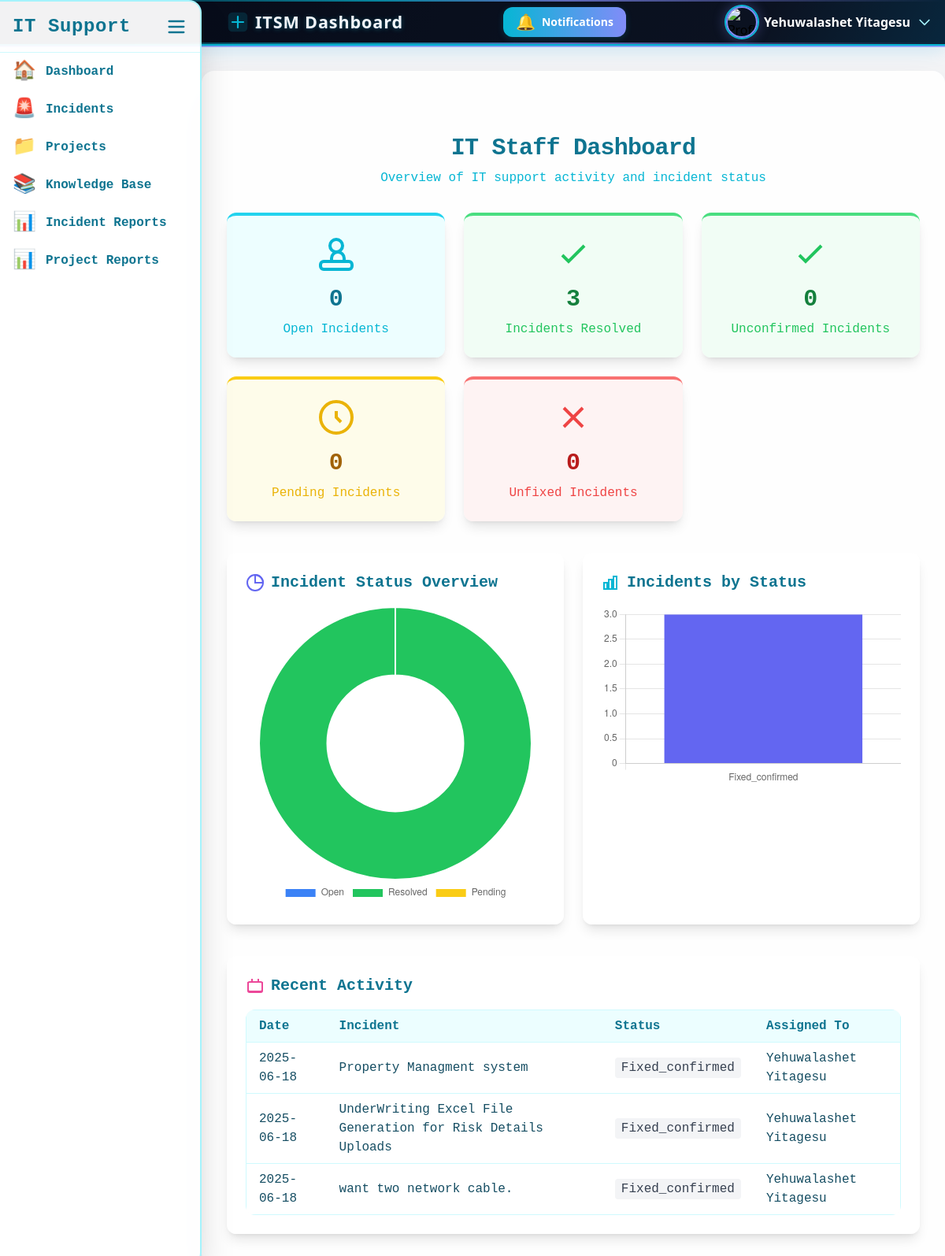
The page /it_staff/it_staff_dashboard.php (signed in) on the database its author committed.
### tables this page shows
CREATE TABLE `users` (
  `id` int(11) NOT NULL,
  `name` varchar(100) DEFAULT NULL,
  `email` varchar(100) DEFAULT NULL,
  `password` varchar(255) DEFAULT NULL,
  `role` enum('admin','staff','user') NOT NULL,
  `job_position` varchar(255) DEFAULT NULL,
  `created_at` timestamp NOT NULL DEFAULT current_timestamp(),
  `force_password_change` tinyint(1) DEFAULT 1,
  `branch_id` int(11) DEFAULT NULL,
  `profile_picture` varchar(255) DEFAULT NULL,
  `is_active` tinyint(1) NOT NULL DEFAULT 1
);

CREATE TABLE `incidents` (
  `id` int(11) NOT NULL,
  `title` varchar(255) DEFAULT NULL,
  `description` text DEFAULT NULL,
  `status` enum('pending','assigned','not fixed','fixed','rejected','support','reopened','fixed_confirmed') DEFAULT 'pending',
  `priority` enum('low','medium','high') DEFAULT 'medium',
  `assigned_to` int(11) DEFAULT NULL,
  `submitted_by` int(11) DEFAULT NULL,
  `created_at` timestamp NOT NULL DEFAULT current_timestamp(),
  `branch_id` int(11) DEFAULT NULL,
  `assigned_date` datetime DEFAULT NULL,
  `fixed_date` datetime DEFAULT NULL,
  `category_id` int(11) DEFAULT NULL,
  `saved_amount` decimal(10,2) DEFAULT NULL,
  `remark` text DEFAULT NULL,
  `rejected_by` int(11) DEFAULT NULL,
  `rejection_reason` text DEFAULT NULL,
  `rejected_at` datetime DEFAULT NULL
);

### it_staff/it_staff_dashboard.php (the view, shortened to what this page needs)
<?php
    require_once '../config/db.php';
?>
<!DOCTYPE html>
<html lang="en">
<head>
  <script src="https://cdn.tailwindcss.com"></script>
</head>
<body class="bg-gray-100 text-black">
  <?php include '../includes/sidebar.php'; ?>
    <?php include '../header.php'; ?>
    <?php
    $stmt = $pdo->prepare("SELECT
      SUM(status IN ('assigned', 'support')) AS open_count,
      SUM(status = 'fixed_confirmed') AS resolved_count,
      SUM(status = 'not fixed') AS unfixed_count,
      SUM(status = 'fixed') AS pending_confirm_count,
      SUM(status = 'pending') AS pending_count
      FROM incidents
      WHERE assigned_to = :user_id");
    $stmt->bindParam(':user_id', $_SESSION['user_id'], PDO::PARAM_INT);
    $stmt->execute();
    $row = $stmt->fetch(PDO::FETCH_ASSOC);
    $openIncidents = $row['open_count'] ?? 0;
    $resolvedIncidents = $row['resolved_count'] ?? 0;
    $pendingResolvedIncidents = $row['pending_confirm_count'] ?? 0;
    $pendingIncidents = $row['pending_count'] ?? 0;
    $unfixedIncidents = $row['unfixed_count'] ?? 0;
    $categories = [];
    $categoryCounts = [];
    $catStmt = $pdo->prepare("SELECT status, COUNT(*) as count FROM incidents WHERE assigned_to = :user_id GROUP BY status");
    $catStmt->bindParam(':user_id', $_SESSION['user_id'], PDO::PARAM_INT);
    $catStmt->execute();
    while ($catRow = $catStmt->fetch(PDO::FETCH_ASSOC)) {
      $categories[] = ucfirst($catRow['status']);
      $categoryCounts[] = $catRow['count'];
    }
    $recentIncidents = [];
    $recentStmt = $pdo->prepare("SELECT created_at, title, status, assigned_to FROM incidents WHERE assigned_to = :user_id ORDER BY created_at DESC LIMIT 3");
    $recentStmt->bindParam(':user_id', $_SESSION['user_id'], PDO::PARAM_INT);
    $recentStmt->execute();
    while ($recentRow = $recentStmt->fetch(PDO::FETCH_ASSOC)) {
      $assignedName = '';
      if (!empty($recentRow['assigned_to'])) {
        $userStmt = $pdo->prepare("SELECT name FROM users WHERE id = ?");
        $userStmt->execute([$recentRow['assigned_to']]);
        $user = $userStmt->fetch(PDO::FETCH_ASSOC);
        $assignedName = $user['name'] ?? '';
      }
      $recentRow['assigned_to'] = $assignedName;
      $recentIncidents[] = $recentRow;
    }
    ?>
    <main class="ml-64 px-0 py-0">
      <div class="max-w-6xl mx-auto bg-white bg-opacity-95 rounded-2xl shadow-2xl px-8 py-10 pt-20 fade-in tech-border glow mt-8">
      <h1 class="text-3xl font-extrabold text-center text-cyan-700 mb-2 tracking-tight font-mono">IT Staff Dashboard</h1>
      <p class="text-center text-cyan-500 mb-8 font-mono">Overview of IT support activity and incident status</p>
      <div class="grid grid-cols-1 md:grid-cols-3 gap-6 mb-10">
        <a href="my_incidents.php?statuss=assigned" class="bg-cyan-50 bg-opacity-90 rounded-xl shadow-lg p-6 flex flex-col items-center border-t-4 border-cyan-400 hover:scale-105 transition-transform duration-200">
          <svg class="w-12 h-12 text-cyan-500 mb-4" fill="none" stroke="currentColor" stroke-width="2" viewBox="0 0 24 24">
          <path d="M9 17v-2a4 4 0 0 1 8 0v2"></path>
          <circle cx="12" cy="7" r="4"></circle>
          <rect x="2" y="17" width="20" height="5" rx="2"></rect>
          </svg>
          <div class="text-3xl font-extrabold font-mono text-cyan-700"><?php echo $openIncidents; ?></div>
          <div class="text-cyan-500 mt-2 font-mono">Open Incidents</div>
        </a>
        <a href="my_incidents.php?statuss=fixed_confirmed" class="bg-green-50 bg-opacity-90 rounded-xl shadow-lg p-6 flex flex-col items-center border-t-4 border-green-400 hover:scale-105 transition-transform duration-200">
          <svg class="w-12 h-12 text-green-500 mb-4" fill="none" stroke="currentColor" stroke-width="2" viewBox="0 0 24 24">
          <path d="M5 13l4 4L19 7"></path>
          </svg>
          <div class="text-3xl font-extrabold font-mono text-green-700"><?php echo $resolvedIncidents; ?></div>
          <div class="text-green-500 mt-2 font-mono">Incidents Resolved</div>
        </a>
        <a href="my_incidents.php?statuss=fixed" class="bg-green-50 bg-opacity-90 rounded-xl shadow-lg p-6 flex flex-col items-center border-t-4 border-green-400 hover:scale-105 transition-transform duration-200">
          <svg class="w-12 h-12 text-green-500 mb-4" fill="none" stroke="currentColor" stroke-width="2" viewBox="0 0 24 24">
          <path d="M5 13l4 4L19 7"></path>
          </svg>
          <div class="text-3xl font-extrabold font-mono text-green-700"><?php echo $pendingResolvedIncidents; ?></div>
          <div class="text-green-500 mt-2 font-mono">Unconfirmed Incidents</div>
        </a>
        <a href="my_incidents.php?statuss=pending" class="bg-yellow-50 bg-opacity-90 rounded-xl shadow-lg p-6 flex flex-col items-center border-t-4 border-yellow-400 hover:scale-105 transition-transform duration-200">
          <svg class="w-12 h-12 text-yellow-500 mb-4" fill="none" stroke="currentColor" stroke-width="2" viewBox="0 0 24 24">
          <path d="M12 8v4l3 3"></path>
          <circle cx="12" cy="12" r="10"></circle>
          </svg>
          <div class="text-3xl font-extrabold font-mono text-yellow-700"><?php echo $pendingIncidents; ?></div>
          <div class="text-yellow-500 mt-2 font-mono">Pending Incidents</div>
        </a>
        <a href="my_incidents.php?statuss=not fixed" class="bg-red-50 bg-opacity-90 rounded-xl shadow-lg p-6 flex flex-col items-center border-t-4 border-red-400 hover:scale-105 transition-transform duration-200">
          <svg class="w-12 h-12 text-red-500 mb-4" fill="none" stroke="currentColor" stroke-width="2" viewBox="0 0 24 24">
            <path d="M6 18L18 6M6 6l12 12"></path>
          </svg>
          <div class="text-3xl font-extrabold font-mono text-red-700"><?php echo $unfixedIncidents; ?></div>
          <div class="text-red-500 mt-2 font-mono">Unfixed Incidents</div>
        </a>
      </div>
      <div class="grid grid-cols-1 md:grid-cols-2 gap-6 mb-10">
      <div class="bg-white bg-opacity-90 rounded-xl shadow-lg p-6">
        <h2 class="text-xl font-semibold mb-4 flex items-center gap-2 text-cyan-700 font-mono">
        <svg class="w-6 h-6 text-indigo-500" fill="none" stroke="currentColor" stroke-width="2" viewBox="0 0 24 24">
          <circle cx="12" cy="12" r="10"></circle>
          <path d="M12 2a10 10 0 0 1 10 10h-10z"></path>
        </svg>
        Incident Status Overview
        </h2>
        <canvas id="pieChart" height="180"></canvas>
      </div>
      <div class="bg-white bg-opacity-90 rounded-xl shadow-lg p-6">
        <h2 class="text-xl font-semibold mb-4 flex items-center gap-2 text-cyan-700 font-mono">
        <svg class="w-6 h-6 text-cyan-500" fill="none" stroke="currentColor" stroke-width="2" viewBox="0 0 24 24">
          <rect x="3" y="12" width="4" height="8"></rect>
          <rect x="9" y="8" width="4" height="12"></rect>
          <rect x="15" y="4" width="4" height="16"></rect>
        </svg>
        Incidents by Status
        </h2>
        <canvas id="barChart" height="180"></canvas>
      </div>
      </div>
      <div class="bg-white bg-opacity-90 rounded-xl shadow-lg p-6">
      <h2 class="text-xl font-semibold mb-4 flex items-center gap-2 text-cyan-700 font-mono">
        <svg class="w-6 h-6 text-pink-500" fill="none" stroke="currentColor" stroke-width="2" viewBox="0 0 24 24">
        <path d="M3 7v10a2 2 0 0 0 2 2h14a2 2 0 0 0 2-2V7"></path>
        <path d="M16 3v4"></path>
        <path d="M8 3v4"></path>
        <rect x="3" y="7" width="18" height="13" rx="2"></rect>
        </svg>
        Recent Activity
      </h2>
      <div class="overflow-x-auto rounded-xl shadow-inner">
        <table class="min-w-full border border-cyan-100 bg-white bg-opacity-90 font-mono text-cyan-900">
        <thead>
          <tr class="bg-cyan-50 text-cyan-700 text-left">
          <th class="py-2 px-4 font-bold">Date</th>
          <th class="py-2 px-4 font-bold">Incident</th>
          <th class="py-2 px-4 font-bold">Status</th>
          <th class="py-2 px-4 font-bold">Assigned To</th>
          </tr>
        </thead>
        <tbody>
          <?php foreach ($recentIncidents as $incident): ?>
          <tr class="border-t border-cyan-100 hover:bg-cyan-50 transition">
            <td class="py-2 px-4"><?php echo htmlspecialchars(date('Y-m-d', strtotime($incident['created_at']))); ?></td>
            <td class="py-2 px-4"><?php echo htmlspecialchars($incident['title']); ?></td>
            <td class="py-2 px-4">
            <?php
            $status = $incident['status'];
            $statusClass = [
              'not fixed' => 'bg-blue-100 text-blue-700',
              'assigned' => 'bg-blue-100 text-blue-700',
              'support' => 'bg-blue-100 text-blue-700',
              'fixed' => 'bg-green-100 text-green-700',
              'pending' => 'bg-yellow-100 text-yellow-700',
              'rejected' => 'bg-red-100 text-red-700'
            ];
            ?>
            <span class="<?php echo $statusClass[$status] ?? 'bg-gray-100 text-gray-700'; ?> px-2 py-1 rounded">
              <?php echo htmlspecialchars(ucfirst($status)); ?>
            </span>
            </td>
            <td class="py-2 px-4"><?php echo htmlspecialchars($incident['assigned_to']); ?></td>
          </tr>
          <?php endforeach; ?>
        </tbody>
        </table>
      </div>
      </div>
      </div>
    </main>
    <script>
      // Pie Chart
      new Chart(document.getElementById('pieChart'), {
      type: 'doughnut',
      data: {
        labels: ['Open', 'Resolved', 'Pending'],
        datasets: [{
        data: [
          <?php echo $openIncidents; ?>,
          <?php echo $resolvedIncidents; ?>,
          <?php echo $pendingIncidents; ?>
        ],
        backgroundColor: ['#3b82f6', '#22c55e', '#facc15'],
        borderWidth: 2
        }]
      },
      options: {
        plugins: {
        legend: { display: true, position: 'bottom' }
        }
      }
      });
      // Bar Chart
      new Chart(document.getElementById('barChart'), {
      type: 'bar',
      data: {
        labels: <?php echo json_encode($categories); ?>,
        datasets: [{
        label: 'Incidents',
        data: <?php echo json_encode($categoryCounts); ?>,
        backgroundColor: ['#6366f1', '#06b6d4', '#f59e42', '#a78bfa', '#f87171', '#34d399', '#fbbf24']
        }]
      },
      options: {
        plugins: {
        legend: { display: false }
        },
        scales: {
        y: { beginAtZero: true }
        }
      }
      });
    </script>
</body>
</html>

### header.php (shortened to what this page needs)
<?php
include 'config/db.php';
$user_id = $_SESSION['user_id'];
$stmt = $pdo->prepare("SELECT * FROM users WHERE id = ?");
$stmt->execute([$user_id]);
$user = $stmt->fetch(PDO::FETCH_ASSOC);
if (isset($user['profile_picture']) && !empty($user['profile_picture'])) {
  $user['profile_image'] = '../uploads/' . $user['profile_picture'];
} else {
  $user['profile_image'] = '../uploads/default_avatar.png';
}
?>
<header id="header" class="header-animated-bg shadow-md px-4 pl-72 flex justify-between items-center relative overflow-visible" style="min-height:54px;height:58px;">
  <h1 class="header-title">
    <svg width="28" height="28" fill="none" viewBox="0 0 32 32">
      <rect x="2" y="2" width="28" height="28" rx="6" fill="#06b6d4" opacity="0.15"/>
      <path d="M8 16h16M16 8v16" stroke="#06b6d4" stroke-width="2.5" stroke-linecap="round"/>
    </svg>
    ITSM Dashboard
  </h1>
  <div class="relative inline-block text-left">
    <button id="notifBtn" class="relative flex items-center gap-2 px-4 py-1 text-sm tech-btn shadow-lg focus:outline-none transition-all duration-300" style="min-height:36px;height:38px;">
      <span id="notifBell" class="text-xl notif-pulse transition-transform duration-300">🔔</span>
      <span class="hidden md:inline">Notifications</span>
    </button>
  </div>
  <div class="relative inline-block text-left">
    <button id="profileDropdownBtn" class="flex items-center gap-2 focus:outline-none group">
      <img src="<?= $user['profile_image'] ?>" alt="Profile" class="w-10 h-10 rounded-full object-cover profile-glow transition-all duration-300">
      <span class="md:inline text-white text-base font-semibold group-hover:text-cyan-200 transition-colors"><?= htmlspecialchars($user['name'] ?? 'Profile') ?></span>
      <svg class="w-5 h-5 text-cyan-200 group-hover:text-cyan-400 transition-colors" fill="none" stroke="currentColor" viewBox="0 0 24 24">
        <path stroke-linecap="round" stroke-linejoin="round" stroke-width="2" d="M19 9l-7 7-7-7" />
      </svg>
    </button>
  </div>
</header>

### header.php (style rules this page uses)
.header-animated-bg { background: rgba(30, 41, 59, 0.82); background-image: linear-gradient(120deg, #0f172a 0%, #1e293b 40%, #06b6d4 70%, #818cf8 100%); background-blend-mode: overlay; background-size: 200% 200%; animation: gradientMove 8s linear infinite; border-bottom: 2px solid #06b6d4; box-shadow: 0 4px 24px 0 #0ea5e933, 0 1.5px 0 #818cf8; position: relative; overflow: visible; backdrop-filter: blur(16px) saturate(180%); -webkit-backdrop-filter: blur(16px) saturate(180%); min-height: 54px; height: 58px; padding-top: 0.25rem !important; padding-bottom: 0.25rem !important; }
.header-animated-bg::before, .header-animated-bg::after { content: ''; position: absolute; left: 0; right: 0; height: 2px; background: linear-gradient(90deg, transparent, #06b6d4 40%, #818cf8 60%, transparent); opacity: 0.7; pointer-events: none; z-index: 1; }
.header-animated-bg::before { top: 0; }
.header-animated-bg::after { bottom: 0; }
.profile-glow { box-shadow: 0 0 0 2px #06b6d4, 0 0 16px 2px #818cf855; transition: box-shadow 0.3s, border-color 0.3s; border: 2.5px solid #818cf8; }
.notif-pulse { animation: notifPulse 1.2s cubic-bezier(.4,0,.2,1) infinite; }
.tech-btn { background: linear-gradient(90deg, #06b6d4 0%, #818cf8 100%); color: #fff; font-weight: 600; border-radius: 0.75rem; box-shadow: 0 2px 8px #06b6d433; transition: background 0.3s, box-shadow 0.3s; padding-top: 0.25rem; padding-bottom: 0.25rem; min-height: 36px; height: 38px; }
.header-title { font-family: 'Segoe UI', Arial, sans-serif; font-size: 1.35rem; font-weight: 700; letter-spacing: 0.04em; color: #f1f5f9; text-shadow: 0 1px 6px #06b6d455, 0 1px 0 #818cf822; display: flex; align-items: center; gap: 0.5rem; animation: none; line-height: 1.1; }

### rows shown on the page
users: name "Yehuwalashet Yitagesu"
incidents: created_at "2025-06-18", title "Property Managment system", status "Fixed_confirmed", assigned_to "Yehuwalashet Yitagesu"
incidents: created_at "2025-06-18", title "UnderWriting Excel File Generation for Risk Details Uploads", status "Fixed_confirmed", assigned_to "Yehuwalashet Yitagesu"
incidents: created_at "2025-06-18", title "want two network cable.", status "Fixed_confirmed", assigned_to "Yehuwalashet Yitagesu"

### other values the page prints
$openIncidents "0"
$resolvedIncidents "3"
$pendingResolvedIncidents "0"
$pendingIncidents "0"
$unfixedIncidents "0"
chart data {{ $openIncidents }} 0
chart data {{ $pendingIncidents }} 0
